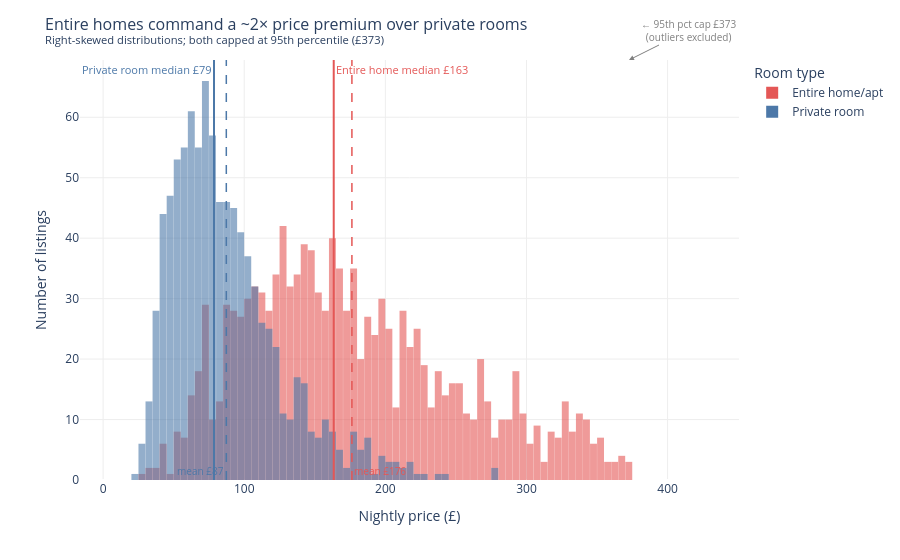

Notebook cell for this chart:
### Markdown cell above
## Task 1 — Histogram: price by room type (overlapping distributions)

**What to build:** A histogram showing price distributions for **Entire home/apt vs Private room** (exclude Shared room — too few observations) overlaid on the same chart.

**Requirements:**
- Both room types on the same chart (use `color='room_type'`)
- `barmode='overlay'` with `opacity=0.6` so both distributions are visible
- A vertical line for the median of EACH room type, differently coloured
- Insight title comparing the two distributions

> 💡 `df_cap[df_cap['room_type'].isin(['Entire home/apt','Private room'])]`

### Code cell
# ── Filter to the two room types of interest ────────────────────────────────
room_types = ['Entire home/apt', 'Private room']
df_plot = df_cap[df_cap['room_type'].isin(room_types)].copy()

# ── Compute per-group medians & means ───────────────────────────────────────
stats = (
    df_plot
    .groupby('room_type')['price']
    .agg(median='median', mean='mean')
    .to_dict('index')
)

# Colour palette — colour encodes room type, not decoration
COLOURS = {
    'Entire home/apt': '#E45756',   # warm red  → higher-price group
    'Private room':    '#4C78A8',   # cool blue → lower-price group
}

# ── Build the overlaid histogram ─────────────────────────────────────────────
fig = px.histogram(
    df_plot,
    x='price',
    color='room_type',
    barmode='overlay',
    opacity=0.6,
    nbins=80,
    color_discrete_map=COLOURS,
    labels={'price': 'Nightly price (£)', 'room_type': 'Room type'},
)

# ── Add median vertical lines (one per room type, colour-matched) ────────────
for room, colour in COLOURS.items():
    med = stats[room]['median']
    mn  = stats[room]['mean']

    # Median line
    fig.add_vline(
        x=med,
        line_width=2,
        line_dash='solid',
        line_color=colour,
        annotation_text=f"{room.split('/')[0].strip()} median £{med:.0f}",
        annotation_position='top right' if room == 'Entire home/apt' else 'top left',
        annotation_font_color=colour,
        annotation_font_size=11,
    )

    # Mean line (dashed, same colour family)
    fig.add_vline(
        x=mn,
        line_width=1.5,
        line_dash='dash',
        line_color=colour,
        annotation_text=f"mean £{mn:.0f}",
        annotation_position='bottom right' if room == 'Entire home/apt' else 'bottom left',
        annotation_font_color=colour,
        annotation_font_size=10,
    )

# ── 95th-percentile cap annotation ──────────────────────────────────────────
fig.add_annotation(
    x=p95,
    y=1,
    yref='paper',
    text=f"← 95th pct cap £{p95:.0f}<br>(outliers excluded)",
    showarrow=True,
    arrowhead=2,
    ax=60,
    ay=-30,
    font=dict(size=10, color='grey'),
    arrowcolor='grey',
)

# ── Layout & insight title ───────────────────────────────────────────────────
fig.update_layout(
    title=dict(
        text=(
            "Entire homes command a ~2× price premium over private rooms<br>"
            "<sup>Right-skewed distributions; both capped at 95th percentile "
            f"(£{p95:.0f})</sup>"
        ),
        font_size=16,
    ),
    xaxis_title="Nightly price (£)",
    yaxis_title="Number of listings",
    legend_title_text="Room type",
    bargap=0.02,
    plot_bgcolor='white',
    paper_bgcolor='white',
    xaxis=dict(showgrid=True, gridcolor='#eeeeee'),
    yaxis=dict(showgrid=True, gridcolor='#eeeeee'),
)

fig.show()

### Figure 1 — Plotly figure (JSON) as saved in the notebook; plotly's stock layout.template omitted (floating-point values rounded to 4 significant figures; data arrays with more than 128 entries replaced by an {"elided": "..."} marker saying what was removed)
{"data": [{"bingroup": "x", "hovertemplate": "Room type=Entire home/apt<br>Nightly price (£)=%{x}<br>count=%{y}<extra></extra>", "legendgroup": "Entire home/apt", "marker": {"color": "#E45756", "opacity": 0.6, "pattern": {"shape": ""}}, "name": "Entire home/apt", "nbinsx": 80, "orientation": "v", "showlegend": true, "type": "histogram", "x": {"elided": "1251 float values"}, "xaxis": "x", "yaxis": "y"}, {"bingroup": "x", "hovertemplate": "Room type=Private room<br>Nightly price (£)=%{x}<br>count=%{y}<extra></extra>", "legendgroup": "Private room", "marker": {"color": "#4C78A8", "opacity": 0.6, "pattern": {"shape": ""}}, "name": "Private room", "nbinsx": 80, "orientation": "v", "showlegend": true, "type": "histogram", "x": {"elided": "942 float values"}, "xaxis": "x", "yaxis": "y"}], "layout": {"annotations": [{"font": {"color": "#E45756", "size": 11}, "showarrow": false, "text": "Entire home median £163", "x": 163.4, "xanchor": "left", "xref": "x", "y": 1, "yanchor": "top", "yref": "y domain"}, {"font": {"color": "#E45756", "size": 10}, "showarrow": false, "text": "mean £176", "x": 176.3, "xanchor": "left", "xref": "x", "y": 0, "yanchor": "bottom", "yref": "y domain"}, {"font": {"color": "#4C78A8", "size": 11}, "showarrow": false, "text": "Private room median £79", "x": 78.57, "xanchor": "right", "xref": "x", "y": 1, "yanchor": "top", "yref": "y domain"}, {"font": {"color": "#4C78A8", "size": 10}, "showarrow": false, "text": "mean £87", "x": 87.3, "xanchor": "right", "xref": "x", "y": 0, "yanchor": "bottom", "yref": "y domain"}, {"arrowcolor": "grey", "arrowhead": 2, "ax": 60, "ay": -30, "font": {"color": "grey", "size": 10}, "showarrow": true, "text": "← 95th pct cap £373<br>(outliers excluded)", "x": 372.7, "y": 1, "yref": "paper"}], "bargap": 0.02, "barmode": "overlay", "legend": {"title": {"text": "Room type"}, "tracegroupgap": 0}, "margin": {"t": 60}, "paper_bgcolor": "white", "plot_bgcolor": "white", "shapes": [{"line": {"color": "#E45756", "dash": "solid", "width": 2}, "type": "line", "x0": 163.4, "x1": 163.4, "xref": "x", "y0": 0, "y1": 1, "yref": "y domain"}, {"line": {"color": "#E45756", "dash": "dash", "width": 1.5}, "type": "line", "x0": 176.3, "x1": 176.3, "xref": "x", "y0": 0, "y1": 1, "yref": "y domain"}, {"line": {"color": "#4C78A8", "dash": "solid", "width": 2}, "type": "line", "x0": 78.57, "x1": 78.57, "xref": "x", "y0": 0, "y1": 1, "yref": "y domain"}, {"line": {"color": "#4C78A8", "dash": "dash", "width": 1.5}, "type": "line", "x0": 87.3, "x1": 87.3, "xref": "x", "y0": 0, "y1": 1, "yref": "y domain"}], "title": {"font": {"size": 16}, "text": "Entire homes command a ~2× price premium over private rooms<br><sup>Right-skewed distributions; both capped at 95th percentile (£373)</sup>"}, "xaxis": {"anchor": "y", "domain": [0, 1], "gridcolor": "#eeeeee", "showgrid": true, "title": {"text": "Nightly price (£)"}}, "yaxis": {"anchor": "x", "domain": [0, 1], "gridcolor": "#eeeeee", "showgrid": true, "title": {"text": "Number of listings"}}}}
